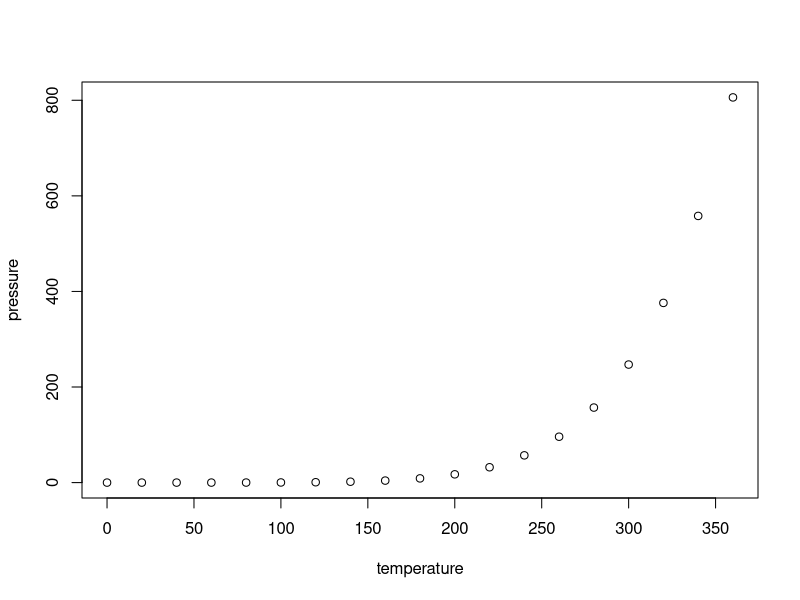
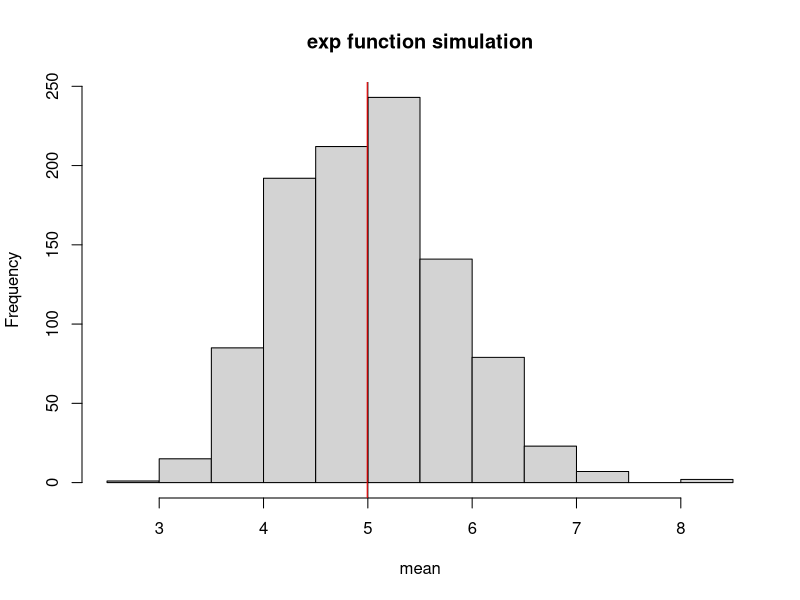
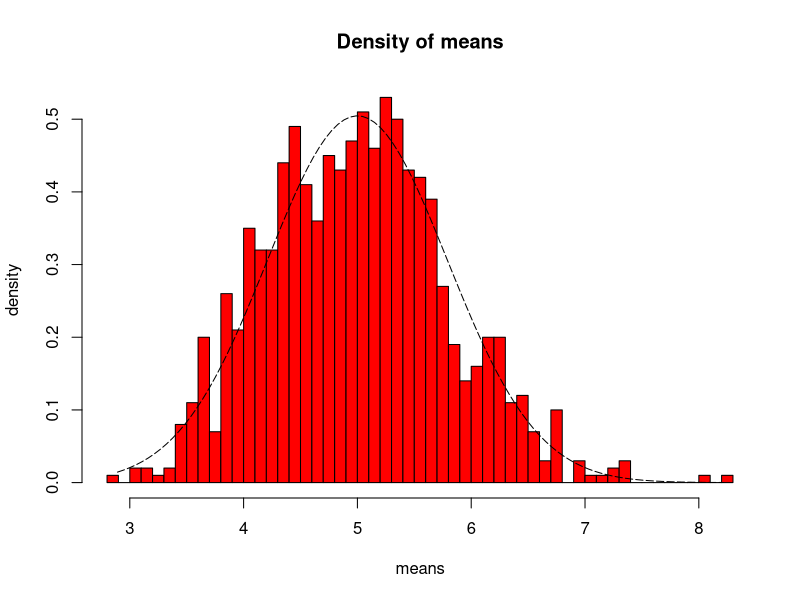
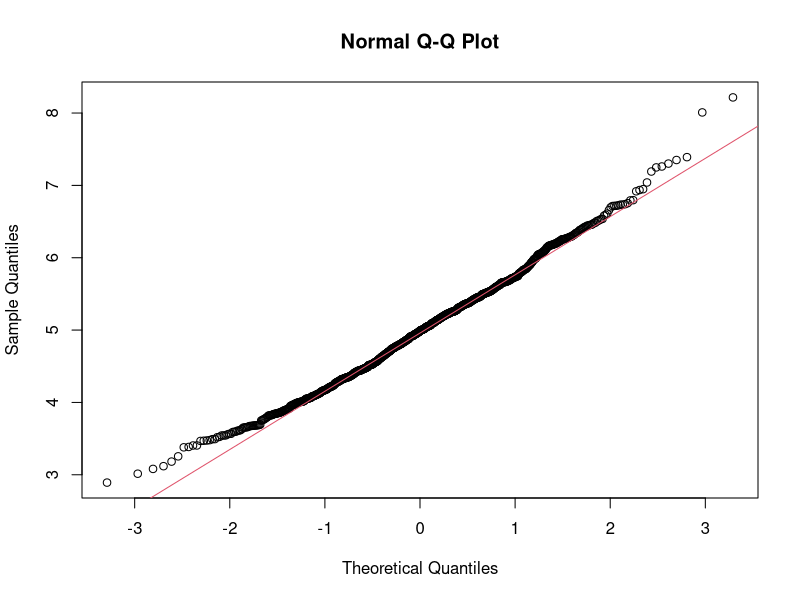

These figures' R source, in order:
## ---- chunk 1
knitr::opts_chunk$set(echo = TRUE)
## ---- chunk 2
summary(cars)
## ---- chunk 3
plot(pressure)
## ---- chunk 4
set.seed(31)
lambda<-.2

## ---- chunk 5
n<-40
simulation<-1000
## ---- chunk 6
simulated_exp<-replicate(simulation,rexp(n,lambda))
## ---- chunk 7
means<-apply(simulated_exp,2,mean)
## ---- chunk 8
dist_mean<-mean(means)
## ---- chunk 9
theorymean<-1/lambda
## ---- chunk 10
hist(means,xlab="mean",main="exp function simulation")
abline(v=theorymean,col="black")
abline(v=dist_mean,col="red")
## ---- chunk 11
std_dev<-sd(means)
std_dev
## ---- chunk 12
std_theory<-(1/lambda)/sqrt(n)
std_theory
## ---- chunk 13
var_dist<-std_dev^2
var_dist
## ---- chunk 14
var_theory<-((1/lambda)*(1/sqrt(n)))^2
var_theory
## ---- chunk 15
xfit <- seq(min(means), max(means), length=100)
yfit <- dnorm(xfit, mean=1/lambda, sd=(1/lambda/sqrt(n)))
hist(means,breaks=n,prob=T,col="red",xlab = "means",main="Density of means",ylab="density")
lines(xfit, yfit, pch=22, col="black", lty=5)
## ---- chunk 16
qqnorm(means)
qqline(means, col = 2)


